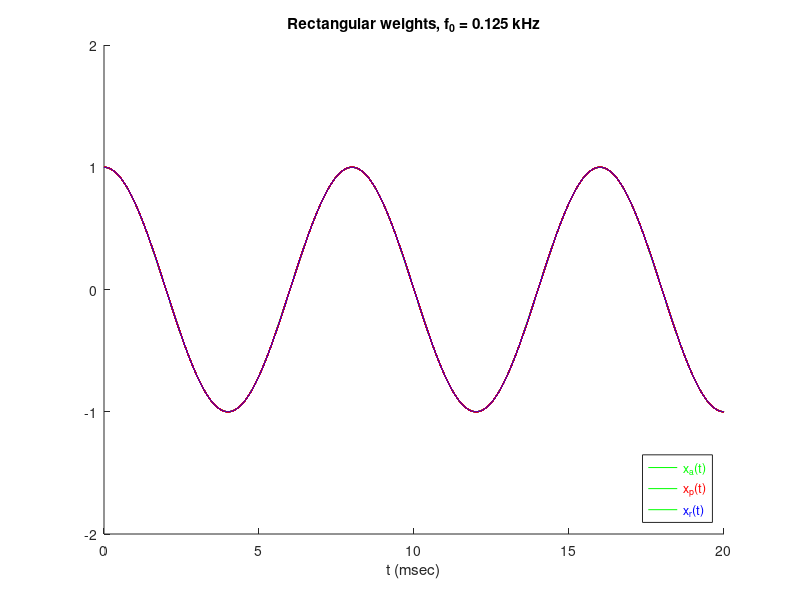
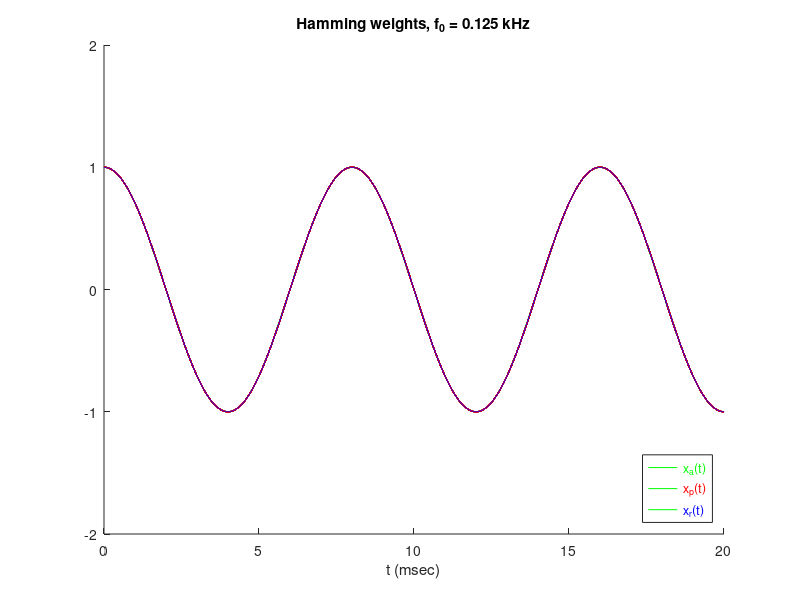

Reproduce these figures in MATLAB, in order.
fs = 1000;
fo = 0.125;
M = -20:1:20;
t = 0:0.01:20;
Tsample = 1/fs;
[T,M] = meshgrid(t,M);
fm = fo + M.*fs;
wm = 0.54 + 0.46.*cos(pi.*M./20);
Gf = sin(pi.*fm.*Tsample)./(pi.*fm.*Tsample);
Gfo = sin(pi.*fo.*Tsample)./(pi.*fo.*Tsample);
x_a = cos(2.*pi.*fo.*T);
x_p = Gfo.*cos(2.*pi.*fo.*T - pi.*fo.*Tsample);
x_r = sum(Gf.*cos((2.*pi.*fm.*T) - (pi.*fm.*Tsample)));
x_h = sum(wm.*Gf.*cos((2.*pi.*fm.*T) - (pi.*fm.*Tsample)));


figure();
hold on
p1 = plot(t, x_a,'g');
p2 = plot(t, x_p, 'r');
p3 = plot(t, x_r, 'b');
title('Rectangular weights, f_0 = 0.125 kHz');
xlabel('t (msec)');
legend('\color{green}x_a(t)', '\color{red}x_p(t)', '\color{blue}x_r(t)','Location','southeast');
ylim([-2 2])
hold off


figure();
hold on
plot(t, x_a, 'g');
plot(t, x_p, 'r');
plot(t, x_h, 'b');
title('Hamming weights, f_0 = 0.125 kHz');
xlabel('t (msec)');
legend('\color{green}x_a(t)', '\color{red}x_p(t)', '\color{blue}x_r(t)','Location','southeast');
ylim([-2 2])
hold off


[amax1,amax2] = max(x_p(:));
[bmax1,bmax2] = max(x_a(:));
Attenuation_125kHz = bmax1 - amax1
PhaseDelay_125kHz = abs((bmax2-amax2+2001)*0.01)











